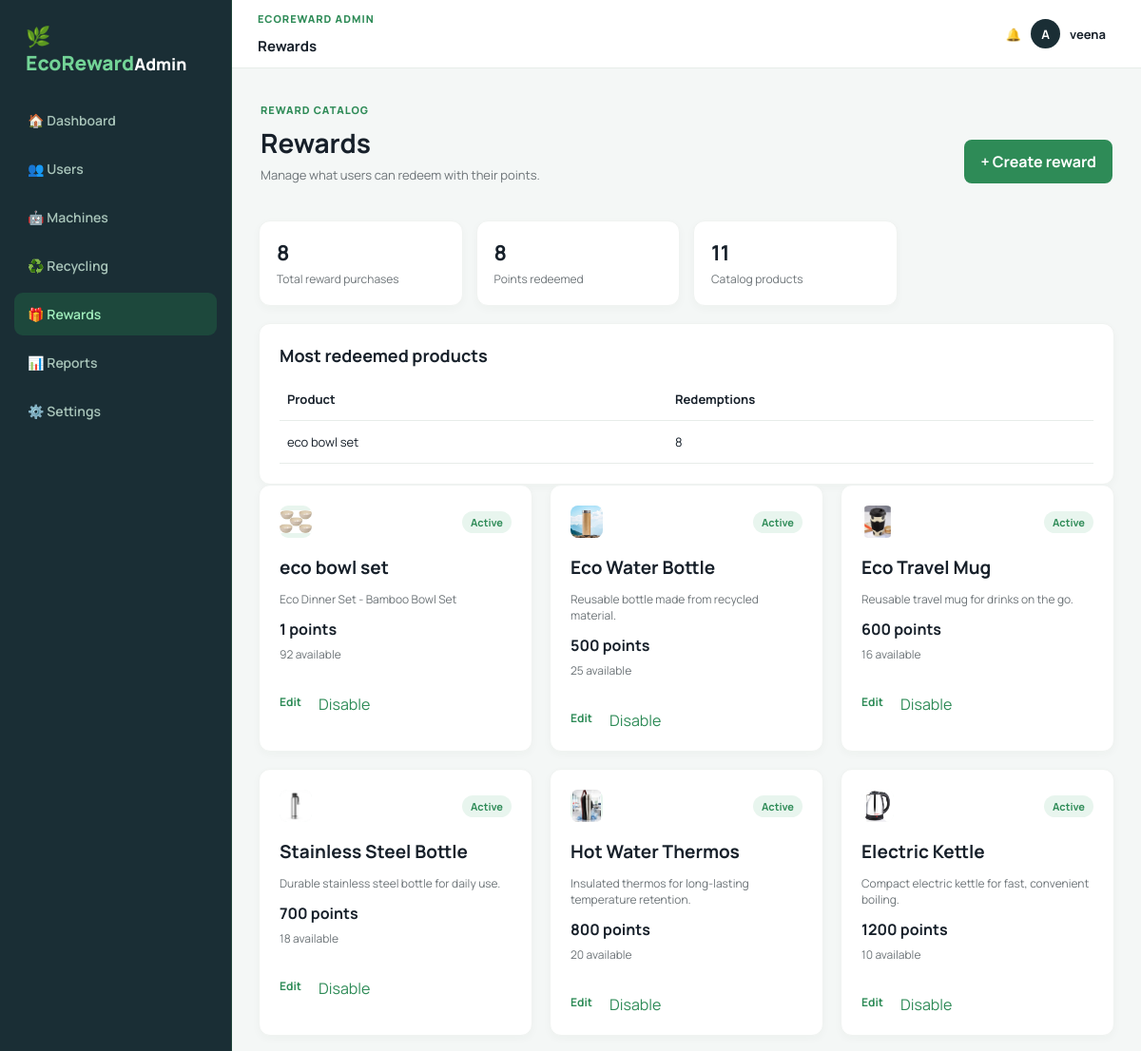
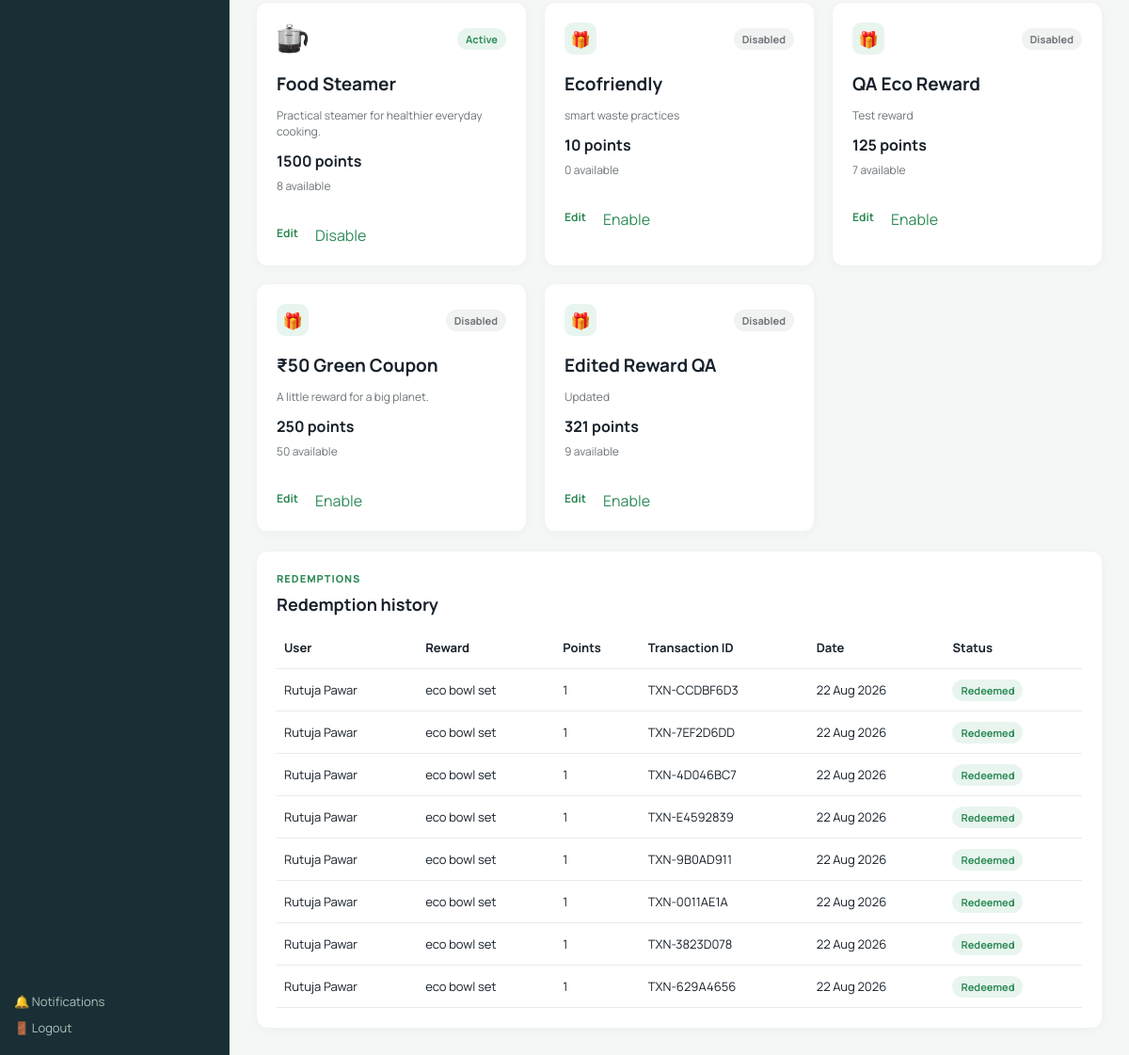
/admin-panel/rewards/ (signed in), run on an earlier commit of the app's database (2 pictures, top to bottom).
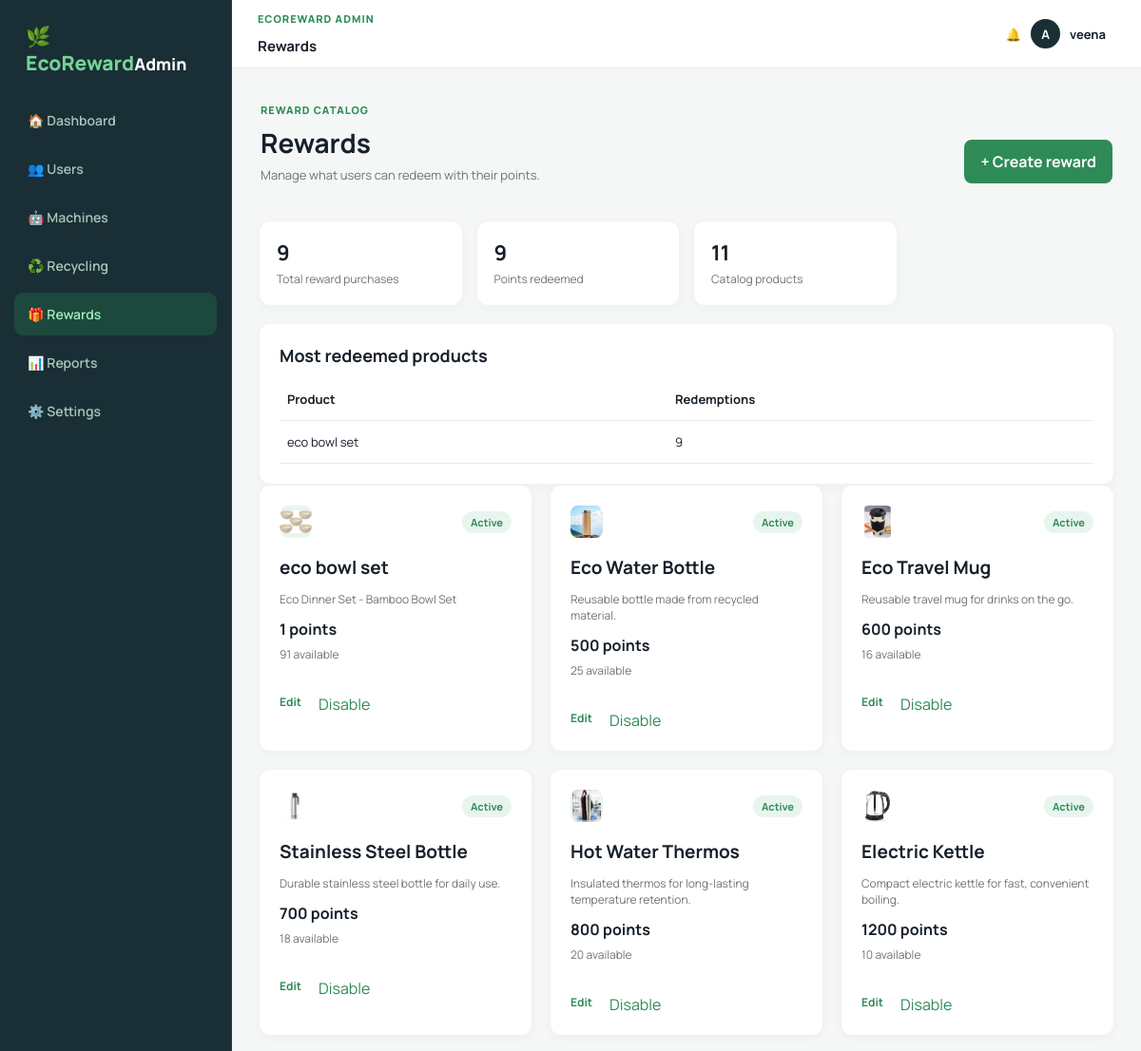
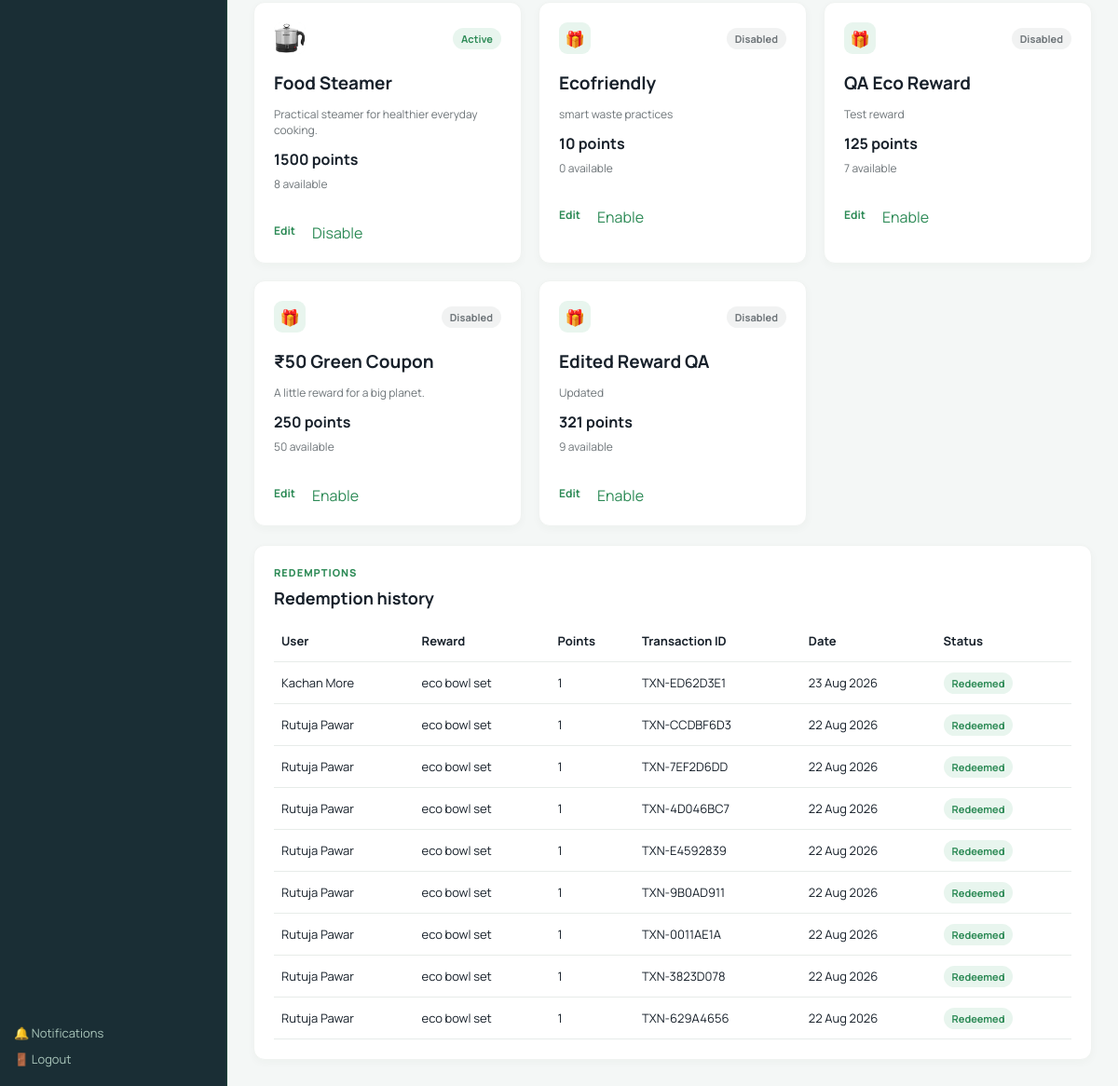
And on a later commit of the database (2 pictures, top to bottom).
### recycling/models.py (models this page shows)
class Reward(models.Model):
    name = models.CharField(max_length=120)
    description = models.TextField(blank=True)
    category = models.CharField(max_length=40, default="Eco Products")
    image_url = models.URLField(blank=True)
    image = models.FileField(upload_to="reward_images/", blank=True)
    points_required = models.PositiveIntegerField()
    stock = models.PositiveIntegerField(default=10)
    active = models.BooleanField(default=True)

class Redemption(models.Model):
    user = models.ForeignKey(User, on_delete=models.CASCADE)
    reward = models.ForeignKey(Reward, on_delete=models.PROTECT)
    points_used = models.PositiveIntegerField()
    coupon_code = models.CharField(max_length=40, unique=True)
    transaction_id = models.CharField(max_length=24, unique=True, default=make_transaction_id)
    status = models.CharField(max_length=20, default="REDEEMED")
    redeemed_at = models.DateTimeField(auto_now_add=True)

### recycling/views.py (the view)
# urls.py: path("admin-panel/rewards/", views.admin_rewards_page, name="admin_rewards_page"),
@login_required
def admin_rewards_page(request):
    if not admin_only(request):
        return redirect("dashboard")
    return render(request, "admin/rewards.html", {"rewards": Reward.objects.order_by("-active", "points_required"), "redemptions": Redemption.objects.select_related("user", "reward").order_by("-redeemed_at")[:12], "most_redeemed": Reward.objects.annotate(redemption_count=Count("redemption")).filter(redemption_count__gt=0).order_by("-redemption_count")[:5], "purchase_count": Redemption.objects.count(), "points_redeemed": Redemption.objects.aggregate(value=Sum("points_used"))["value"] or 0, "admin_section": "rewards", "page_title": "Rewards"})

### recycling/views.py (called while the page is built)
def admin_only(request):
    return request.user.is_authenticated and hasattr(request.user, "profile") and request.user.profile.role == "ADMIN"

### templates/admin/rewards.html
{% extends 'admin/base.html' %}
{% block admin_content %}
<div class="page-heading"><div><p class="eyebrow">REWARD CATALOG</p><h1>Rewards</h1><p>Manage what users can redeem with their points.</p></div><a class="btn" href="{% url 'admin_reward_form_page' %}">+ Create reward</a></div>
<section class="stats admin-stats"><div class="card stat"><strong>{{ purchase_count }}</strong><span class="muted">Total reward purchases</span></div><div class="card stat"><strong>{{ points_redeemed }}</strong><span class="muted">Points redeemed</span></div><div class="card stat"><strong>{{ rewards|length }}</strong><span class="muted">Catalog products</span></div></section>
{% if most_redeemed %}<section class="panel admin-panel"><div class="panel-heading"><h2>Most redeemed products</h2></div><div class="admin-table-wrap"><table class="table admin-table"><thead><tr><th>Product</th><th>Redemptions</th></tr></thead><tbody>{% for reward in most_redeemed %}<tr><td>{{ reward.name }}</td><td>{{ reward.redemption_count }}</td></tr>{% endfor %}</tbody></table></div></section>{% endif %}
<section class="reward-admin-grid reward-page-grid">{% for reward in rewards %}<article class="panel reward-card"><div class="reward-card-head"><span class="reward-symbol">{% if reward.image %}<img src="{{ reward.image.url }}" alt="{{ reward.name }}">{% elif reward.image_url %}<img src="{{ reward.image_url }}" alt="{{ reward.name }}">{% else %}🎁{% endif %}</span><span class="pill {% if not reward.active %}pill-muted{% endif %}">{% if reward.active %}Active{% else %}Disabled{% endif %}</span></div><h2>{{ reward.name }}</h2><p class="muted">{{ reward.description|default:'EcoReward redemption' }}</p><strong>{{ reward.points_required }} points</strong><span class="stock-line">{{ reward.stock }} available</span><div class="card-actions"><a class="detail" href="{% url 'admin_reward_edit_page' reward.id %}">Edit</a><form method="post" action="{% url 'admin_reward_toggle_page' reward.id %}">{% csrf_token %}<button class="detail link-button" type="submit">{% if reward.active %}Disable{% else %}Enable{% endif %}</button></form></div></article>{% empty %}<p class="muted">No rewards configured.</p>{% endfor %}</section>
<section class="panel admin-panel"><div class="panel-heading"><div><p class="eyebrow">REDEMPTIONS</p><h2>Redemption history</h2></div></div><div class="admin-table-wrap"><table class="table admin-table"><thead><tr><th>User</th><th>Reward</th><th>Points</th><th>Transaction ID</th><th>Date</th><th>Status</th></tr></thead><tbody>{% for redemption in redemptions %}<tr><td>{{ redemption.user.get_full_name|default:redemption.user.username }}</td><td>{{ redemption.reward.name }}</td><td>{{ redemption.points_used }}</td><td>{{ redemption.transaction_id }}</td><td>{{ redemption.redeemed_at|date:'d M Y' }}</td><td><span class="pill">{{ redemption.status|title }}</span></td></tr>{% empty %}<tr><td colspan="6">No redemptions yet.</td></tr>{% endfor %}</tbody></table></div></section>
{% endblock %}

What changed in the data, as far as the page shows it:
changed Reward "eco bowl set": redemption_count "8" → "9"; stock "92" → "91"
added Redemption: user.get_full_name "Kachan More", reward.name "eco bowl set", points_used "1", transaction_id "TXN-ED62D3E1", redeemed_at "23 Aug 2026", status "Redeemed"
Also different on the page:
{{ purchase_count }}: "8" → "9"
{{ points_redeemed }}: "8" → "9"
